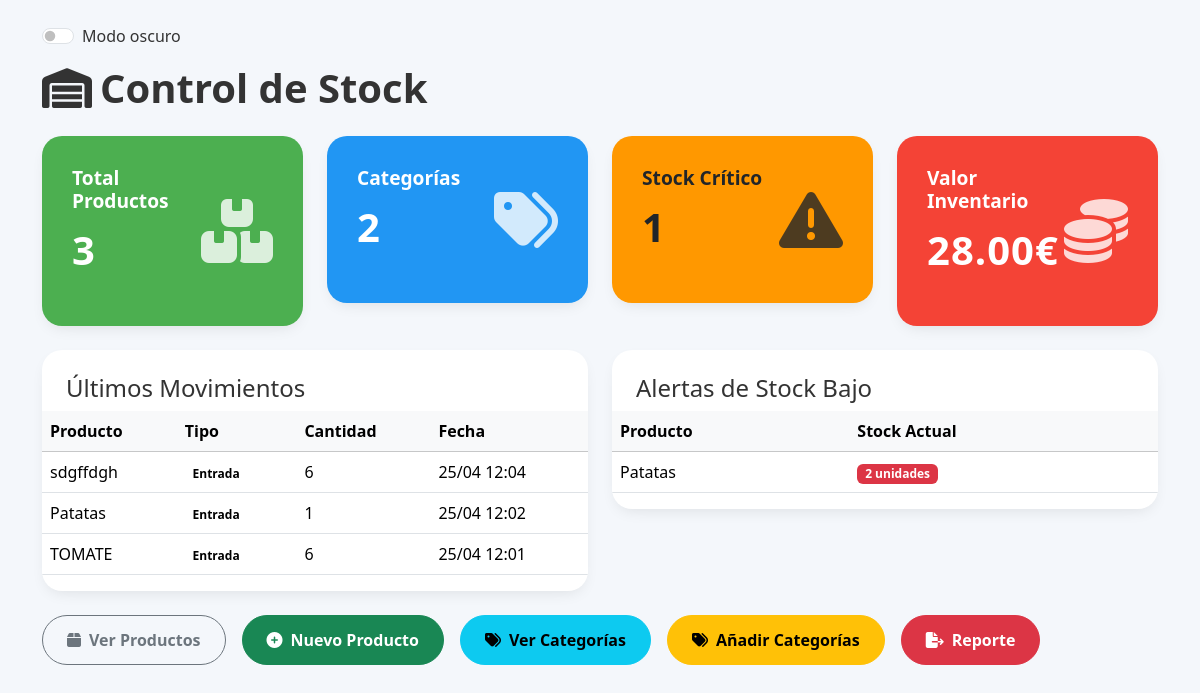
Before: / (signed in) with the older database file.
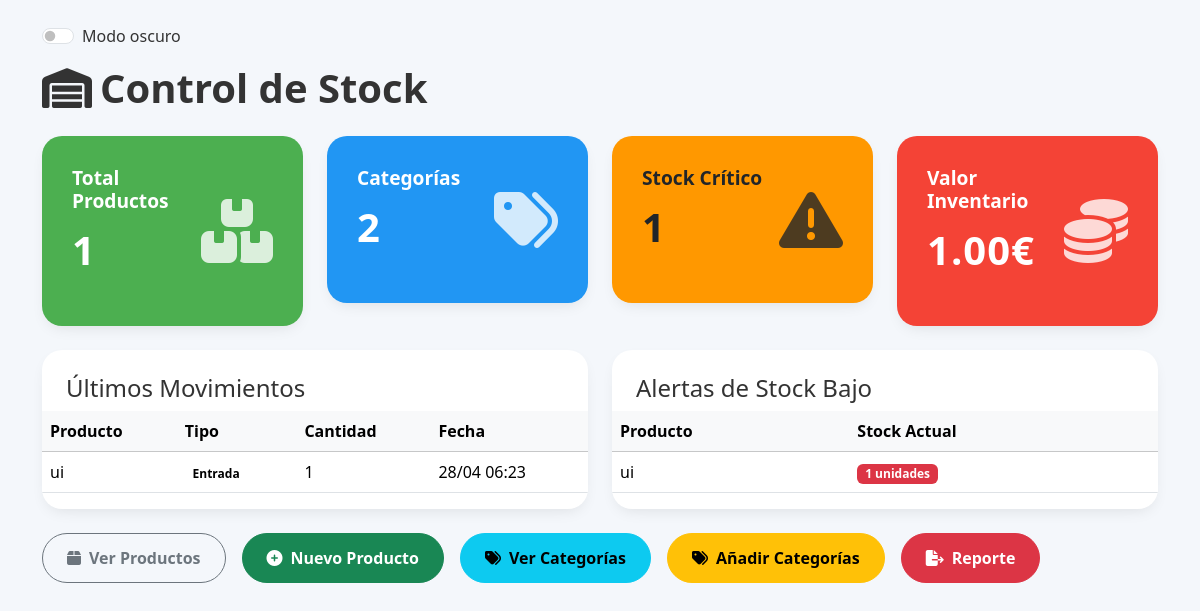
After: the same page with the newer database file.
### control/models.py (models this page shows, shortened)
class MovimientoStock(models.Model):
    TIPO_MOVIMIENTO = (  # Opciones para el tipo de movimiento.
        ('ENTRADA', 'Entrada'),
        ('SALIDA', 'Salida'),
        ('AJUSTE', 'Ajuste'),
        ('TRASPASO', 'Traspaso'),
    )
    producto = models.ForeignKey(Producto, on_delete=models.CASCADE, related_name='movimientos')  # Producto afectado por el movimiento.
    tipo = models.CharField(max_length=10, choices=TIPO_MOVIMIENTO)  # Tipo de movimiento.
    cantidad = models.IntegerField(validators=[MinValueValidator(1)])  # Cantidad del movimiento.
    ubicacion_origen = models.ForeignKey(Ubicacion, on_delete=models.SET_NULL,
                                         null=True, blank=True, related_name='movimientos_salida')  # Ubicación de origen (para salidas y traspasos).
    ubicacion_destino = models.ForeignKey(Ubicacion, on_delete=models.SET_NULL,
                                          null=True, blank=True, related_name='movimientos_entrada')  # Ubicación de destino (para entradas y traspasos).
    usuario = models.ForeignKey(User, on_delete=models.SET_NULL, null=True)  # Usuario que realizó el movimiento.
    observaciones = models.TextField(blank=True)  # Observaciones sobre el movimiento.
    fecha = models.DateTimeField(auto_now_add=True)  # Fecha y hora del movimiento.
    class Meta:
        verbose_name = 'Movimiento de Stock'  # Nombre singular para la interfaz de administración.
        verbose_name_plural = 'Movimientos de Stock'  # Nombre plural para la interfaz de administración.
        ordering = ['-fecha']  # Ordena los movimientos por fecha descendente (más reciente primero).

class Producto(models.Model):
    ESTADO_STOCK = (  # Opciones para el estado del stock.
        ('OK', 'Stock Normal'),
        ('BAJO', 'Stock Bajo'),
        ('AGOTADO', 'Stock Agotado'),
    )
    codigo_barras = models.CharField(max_length=100, unique=True, verbose_name='Código de Barras') # Permite almacenar el código de barras
    nombre = models.CharField(max_length=200)  # Nombre del producto.
    categoria = models.ForeignKey(Categoria, on_delete=models.SET_NULL, null=True, blank=True)  # Categoría del producto.
    ubicacion = models.ForeignKey(Ubicacion, on_delete=models.SET_NULL, null=True, blank=True)  # Ubicación del producto
    descripcion = models.TextField(blank=True)  # Descripción opcional del producto.
    precio_compra = models.DecimalField(max_digits=10, decimal_places=2, default=0)  # Precio de compra del producto.
    precio_venta = models.DecimalField(max_digits=10, decimal_places=2, default=0)  # Precio de venta del producto.
    stock_actual = models.IntegerField(default=0, validators=[MinValueValidator(0)])  # Stock actual del producto.
    stock_minimo = models.IntegerField(default=5, validators=[MinValueValidator(0)])  # Stock mínimo del producto.
    estado = models.CharField(max_length=10, choices=ESTADO_STOCK, default='OK')  # Estado del stock del producto.
    imagen = models.ImageField(upload_to='productos/', blank=True, null=True)  # Imagen del producto.
    qr_code = models.ImageField(upload_to='productos_qr/', blank=True, null=True)  # Campo para almacenar la imagen del código QR.
    activo = models.BooleanField(default=True)  # Indica si el producto está activo.
    creado = models.DateTimeField(auto_now_add=True)  # Fecha de creación del producto.
    actualizado = models.DateTimeField(auto_now=True)  # Fecha de última actualización del producto.
    class Meta:
        ordering = ['nombre']  # Ordena los productos alfabéticamente por nombre.
        indexes = [  # Define índices para mejorar el rendimiento de las consultas.
            models.Index(fields=['nombre']),
            models.Index(fields=['codigo_barras']),
            models.Index(fields=['categoria']),
            models.Index(fields=['estado']),
        ]

### control/views.py (the view, shortened to what this page needs)
# urls.py: path('', views.DashboardView.as_view(), name='dashboard'),  # URL para la vista del dashboard.
class DashboardView(LoginRequiredMixin, TemplateView):
    template_name = 'stock/dashboard.html'
    def get_context_data(self, **kwargs):
        context = super().get_context_data(**kwargs)
        productos = Producto.objects.all()
        movimientos = MovimientoStock.objects.select_related('producto', 'usuario').order_by('-fecha')[:10]
        total_productos = productos.count()
        total_categorias = Categoria.objects.count()
        valor_total_inventario = productos.aggregate(
            total=Sum(F('precio_compra') * F('stock_actual'))
        )['total'] or 0
        productos_bajo_stock = Producto.objects.filter(stock_actual__lt=10)
        categorias = Categoria.objects.all()
        categorias_data = []  # Lista de datos para el gráfico
        for categoria in categorias:
            total_stock = productos.filter(categoria=categoria).aggregate(total=Sum('stock_actual'))['total'] or 0
            categorias_data.append({
                'nombre': categoria.nombre,
                'total_stock': total_stock,
                'color': categoria.color or '#4F46E5'  # Usar color predeterminado si no hay color
            })
        categorias_nombres = [categoria['nombre'] for categoria in categorias_data]
        categorias_stock = [categoria['total_stock'] for categoria in categorias_data]
        categorias_colores = [categoria['color'] for categoria in categorias_data]
        context.update({
            'total_productos': total_productos,
            'total_categorias': total_categorias,
            'valor_inventario': valor_total_inventario,
            'productos_bajo_stock': productos_bajo_stock,
            'movimientos': movimientos,
            'categorias_nombres': categorias_nombres,
            'categorias_stock': categorias_stock,
            'categorias_colores': categorias_colores,
        })
        return context

### control/templates/stock/dashboard.html (shortened to what the changed rows need)
<!DOCTYPE html>
<html lang="es">
<head>
    {% load static %}
    <link href="https://cdn.jsdelivr.net/npm/bootstrap@5.3.3/dist/css/bootstrap.min.css" rel="stylesheet">
    <link rel="stylesheet" href="https://cdnjs.cloudflare.com/ajax/libs/font-awesome/6.4.0/css/all.min.css">
</head>
<body>
    {% load humanize %}
    <div class="container py-4">
        <div class="d-flex justify-content-between align-items-center mb-4">
            <h1 class="fw-bold text-whithe mb-0">
                <i class="fas fa-warehouse me-2"></i>Control de Stock
            </h1>
        </div>
        <div class="row g-4 mb-4">
            <div class="col-lg-3 col-md-6">
                <div class="card-custom" style="background-color: #4CAF50;">
                    <div class="card-body-custom d-flex justify-content-between align-items-center">
                        <div>
                            <h5 class="metric-title text-white">Total Productos</h5>
                            <p class="metric-value text-white">{{ total_productos }}</p>
                        </div>
                    </div>
                </div>
            </div>
            <div class="col-lg-3 col-md-6">
                <div class="card-custom" style="background-color: #f44336;">
                    <div class="card-body-custom d-flex justify-content-between align-items-center">
                        <div>
                            <h5 class="metric-title text-white">Valor Inventario</h5>
                            <p class="metric-value text-white">{{ valor_inventario|floatformat:2|intcomma }}€</p>
                        </div>
                    </div>
                </div>
            </div>
        </div>
        <div class="row g-4">
            <div class="col-lg-6 col-md-12">
                <div class="card-custom">
                    <div class="table-responsive">
                        <table class="table table-hover align-middle">
                            <thead class="table-light">
                                <tr>
                                    <th>Producto</th>
                                    <th>Tipo</th>
                                    <th>Cantidad</th>
                                    <th>Fecha</th>
                                </tr>
                            </thead>
                            <tbody>
                                {% for movimiento in movimientos %}
                                    <tr>
                                        <td>{{ movimiento.producto.nombre|truncatechars:15 }}</td>
                                        <td>
                                            <span class="badge bg-{{ movimiento.tipo|lower }} text-black">
                                                {{ movimiento.get_tipo_display }}
                                            </span>
                                        </td>
                                        <td>{{ movimiento.cantidad }}</td>
                                        <td>{{ movimiento.fecha|date:"d/m H:i" }}</td>
                                    </tr>
                                {% empty %}
                                    <tr>
                                        <td colspan="4" class="text-center py-4 text-muted">
                                            No hay movimientos recientes
                                        </td>
                                    </tr>
                                {% endfor %}
                            </tbody>
                        </table>
                    </div>
                </div>
            </div>
            <div class="col-lg-6 col-md-12">
                <div class="card-custom">
                    <div class="table-responsive">
                        <table class="table table-hover align-middle">
                            <thead class="table-light">
                                <tr>
                                    <th>Producto</th>
                                    <th>Stock Actual</th>
                                </tr>
                            </thead>
                            <tbody>
                                {% for producto in productos_bajo_stock %}
                                    <tr>
                                        <td>{{ producto.nombre }}</td>
                                        <td>
                                            <span class="badge bg-danger">{{ producto.stock_actual }} unidades</span>
                                        </td>
                                    </tr>
                                {% empty %}
                                    <tr>
                                        <td colspan="2" class="text-center py-4 text-muted">
                                            No hay productos con stock bajo en este momento.
                                        </td>
                                    </tr>
                                {% endfor %}
                            </tbody>
                        </table>
                    </div>
                </div>
            </div>
        </div>
    </div>
</body>
</html>

Changed rows visible on the page:
removed MovimientoStock: producto.nombre "sdgffdgh", tipo "Entrada", cantidad "6", fecha "25/04 12:04"
removed MovimientoStock: producto.nombre "Patatas", tipo "Entrada", cantidad "1", fecha "25/04 12:02"
removed MovimientoStock: producto.nombre "TOMATE", tipo "Entrada", cantidad "6", fecha "25/04 12:01"
removed Producto: nombre "Patatas", stock_actual "2"
added MovimientoStock: producto.nombre "ui", tipo "Entrada", cantidad "1", fecha "28/04 06:23"
added Producto: nombre "ui", stock_actual "1"
Other visible differences:
{{ total_productos }}: "3" → "1"
{{ valor_inventario|floatformat:2|intcomma }}: "28.00" → "1.00"
